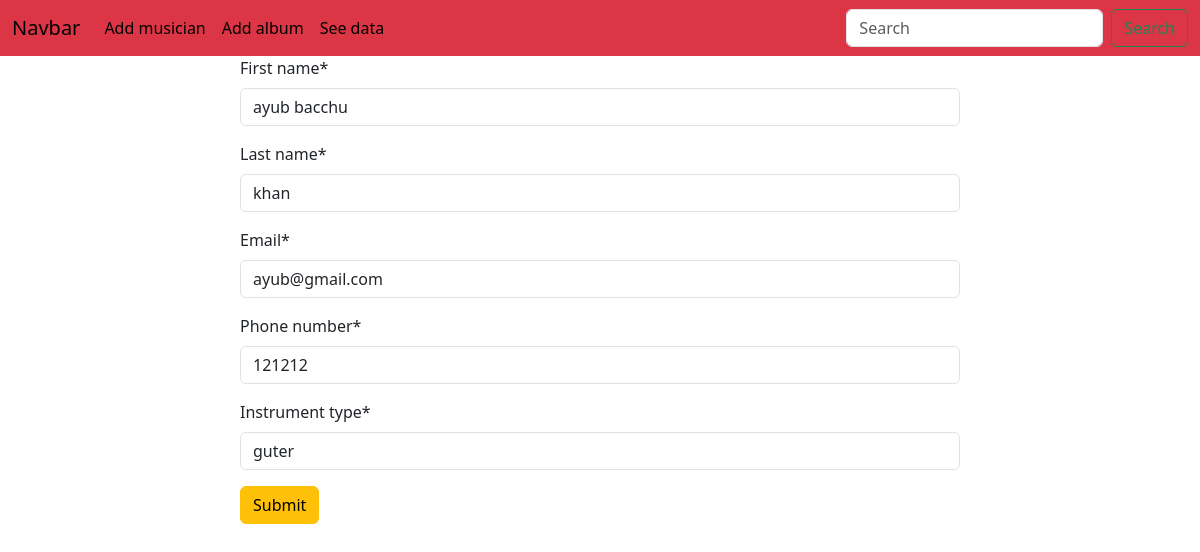
The page /editt/6 on the database its author committed.
### musician/models.py (models this page shows, shortened)
class Musician(models.Model):
    first_name = models.CharField(max_length=20)
    last_name = models.CharField(max_length=20)
    email = models.EmailField()
    phone_number = models.CharField(max_length=12)
    instrument_type = models.CharField(max_length=20)

### musician/views.py (the view)
# urls.py: path('editt/<int:id>', views.editt_musician, name="editt_musician"),
def editt_musician(request, id):
    musi = models.Musician.objects.get(pk=id)
    frm = forms.M_form(instance=musi)
    if request.method == 'POST':
        frm = forms.M_form(request.POST, instance=musi)
        if frm.is_valid():
            frm.save()
            return redirect('seedata')
    return render(request, 'musician.html', {'form':frm})

### musician/forms.py
class M_form(forms.ModelForm):
    class Meta:
        model = Musician
        fields = '__all__'

### musician/templates/musician.html (shortened to what this page needs)
{% extends "base.html" %}
{% load crispy_forms_tags %}
{% block content %}
<form style="width:60%; margin : auto" method = 'post'>
    {{form | crispy}}
    <button class="btn btn-warning"> Submit </button>
</form>
{% endblock %}

### rows shown on the page
Musician: first_name "ayub bacchu", last_name "khan", email "ayub@gmail.com", phone_number "121212", instrument_type "guter"
